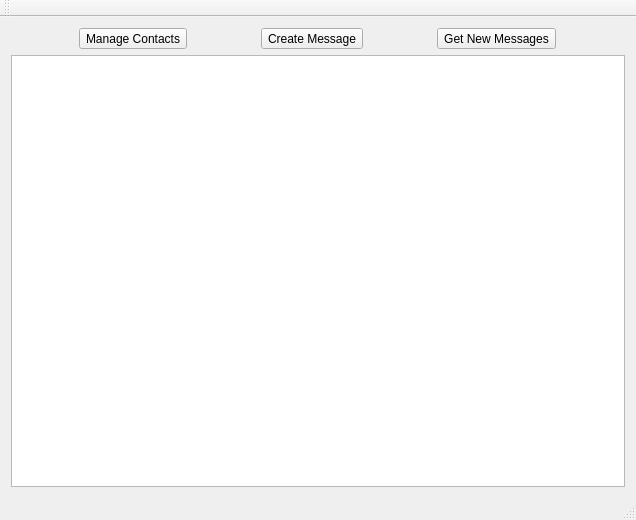
<?xml version="1.0" encoding="UTF-8"?>
<ui version="4.0">
 <class>MainWindow</class>
 <widget class="QMainWindow" name="MainWindow">
  <property name="geometry">
   <rect>
    <x>0</x>
    <y>0</y>
    <width>636</width>
    <height>520</height>
   </rect>
  </property>
  <property name="windowTitle">
   <string>Warp 2</string>
  </property>
  <widget class="QWidget" name="centralWidget">
   <layout class="QVBoxLayout" name="verticalLayout">
    <item>
     <layout class="QHBoxLayout" name="horizontalButtonLayout">
      <item>
       <widget class="QToolButton" name="mainContactsButton">
        <property name="text">
         <string>Manage Contacts</string>
        </property>
       </widget>
      </item>
      <item>
       <widget class="QToolButton" name="mainCreateMessageButton">
        <property name="text">
         <string>Create Message</string>
        </property>
       </widget>
      </item>
      <item>
       <widget class="QToolButton" name="mainGetNewMessagesButton">
        <property name="text">
         <string>Get New Messages</string>
        </property>
       </widget>
      </item>
     </layout>
    </item>
    <item>
     <widget class="QListWidget" name="listWidget">
      <property name="sizePolicy">
       <sizepolicy hsizetype="Expanding" vsizetype="Expanding">
        <horstretch>0</horstretch>
        <verstretch>0</verstretch>
       </sizepolicy>
      </property>
     </widget>
    </item>
   </layout>
  </widget>
  <widget class="QMenuBar" name="menuBar">
   <property name="geometry">
    <rect>
     <x>0</x>
     <y>0</y>
     <width>636</width>
     <height>27</height>
    </rect>
   </property>
  </widget>
  <widget class="QToolBar" name="mainToolBar">
   <attribute name="toolBarArea">
    <enum>TopToolBarArea</enum>
   </attribute>
   <attribute name="toolBarBreak">
    <bool>false</bool>
   </attribute>
  </widget>
  <widget class="QStatusBar" name="statusBar"/>
 </widget>
 <layoutdefault spacing="6" margin="11"/>
 <resources/>
 <connections/>
</ui>
